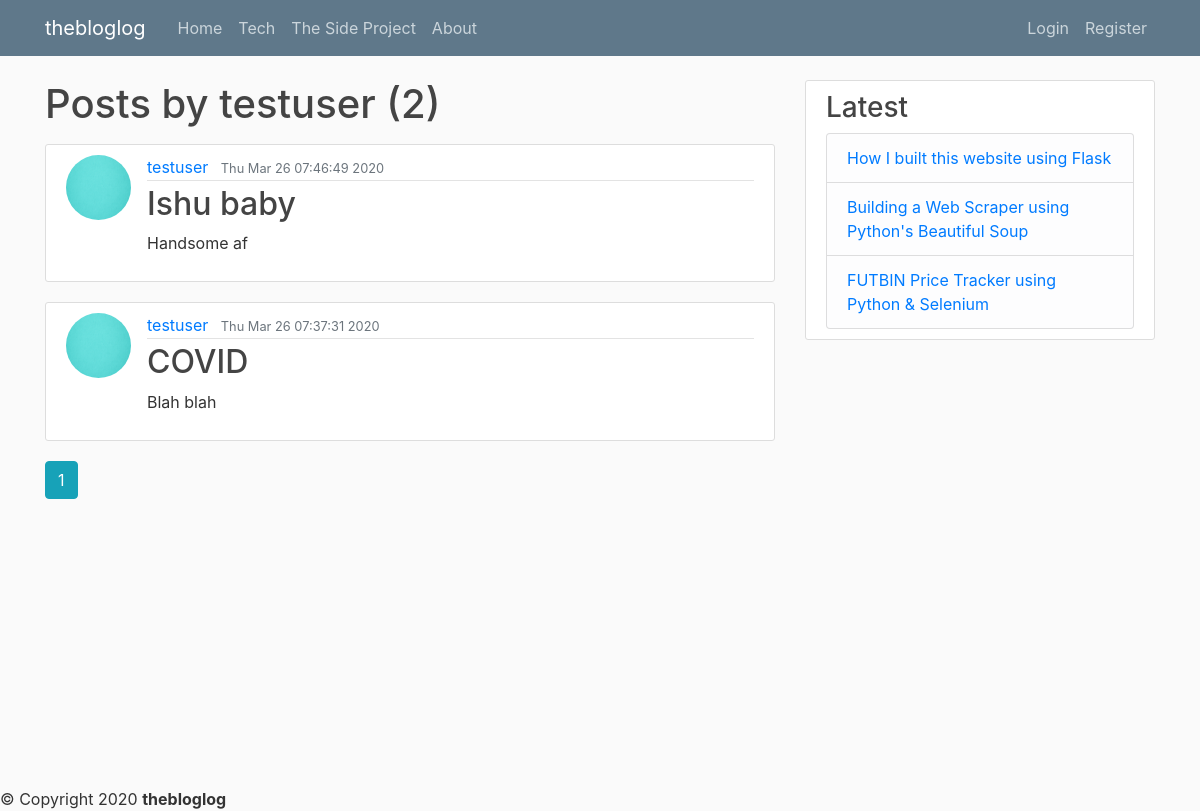
The page /user/testuser on the database as committed earlier.
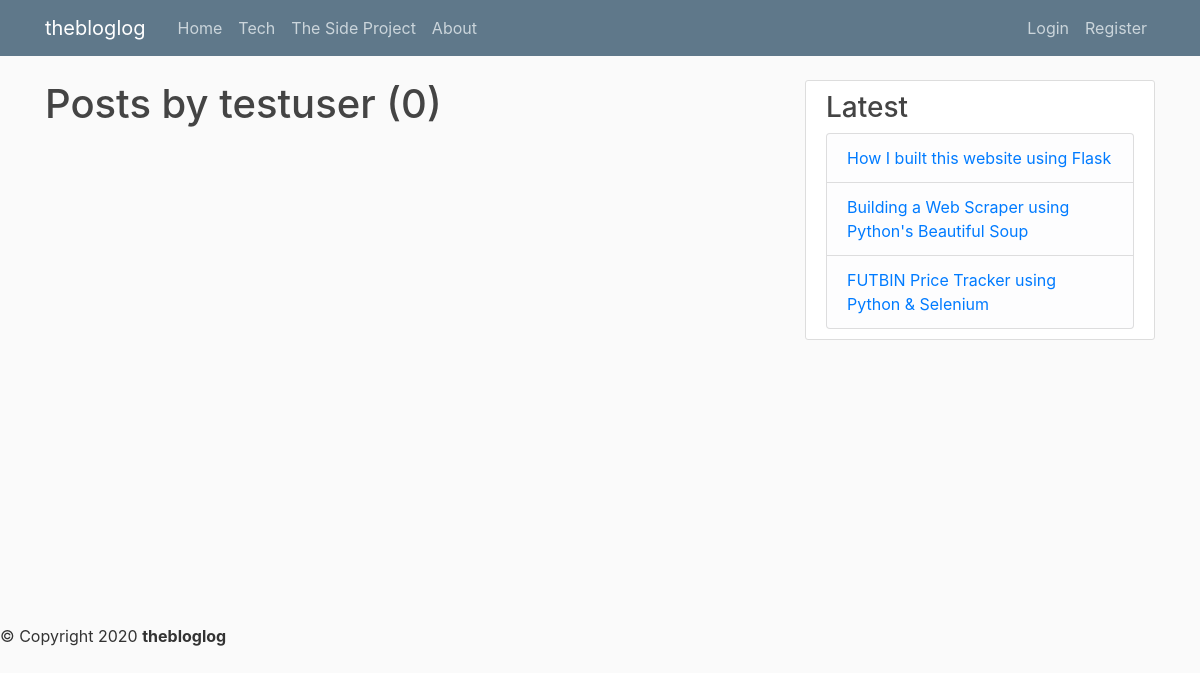
The same page on the database as committed later.
### flaskblog/models.py (models this page shows, shortened)
class Post(db.Model):
    id = db.Column(db.Integer, primary_key=True)
    title = db.Column(db.String(100), nullable=False)
    date_posted = db.Column(db.DateTime, nullable=False, default=datetime.utcnow)
    content = db.Column(db.Text, nullable=False)
    user_id = db.Column(db.Integer, db.ForeignKey('user.id'), nullable=False)

class User(db.Model, UserMixin):
    id = db.Column(db.Integer, primary_key=True)
    username = db.Column(db.String(20), unique=True, nullable=False)
    email = db.Column(db.String(120), unique=True, nullable=False)
    image_file = db.Column(db.String(60), nullable=False, default='default.jpg')
    password = db.Column(db.String(60), nullable=False)  # the password is going to be hashed which will
    posts = db.relationship('Post', backref='author', lazy=True)

### flaskblog/users/routes.py (the view)
@users.route('/user/<string:username>')
def user_posts(username):
    page = request.args.get('page', 1, type=int)  # default page set to 1
    user = User.query.filter_by(username=username).first_or_404()
    posts = Post.query.filter_by(author=user).order_by(Post.date_posted.desc()).paginate(page=page, per_page=5)
    return render_template('user_posts.html', posts=posts, user=user)

### flaskblog/templates/user_posts.html
{% extends "layout.html" %}
{% block content %}
    <h1 class="mb-3"> Posts by {{ user.username }} ({{ posts.total }})</h1>
    {% for post in posts.items %}
        <article class="media content-section">
            <img class="rounded-circle article-img" src="{{ url_for('static', filename='profile_pics/' + post.author.image_file) }}">
            <div class="media-body">
                <div class="article-metadata">
                    <a class="mr-2" href="{{ url_for('users.user_posts', username=post.author.username) }}">{{ post.author.username }}</a>
                    <small class="text-muted">{{ post.date_posted.strftime('%c') }}</small>
                </div>
                <h2><a class="article-title" href="{{ url_for('posts.post', post_id=post.id) }}"> {{ post.title }} </a></h2>
                <p class="article-content">{{ post.content }}</p>
            </div>
        </article>
    {% endfor %}
    {% for page_num in posts.iter_pages(left_edge=1, right_edge=1, left_current=1, right_current=2) %}
        {% if page_num %}
            {% if posts.page == page_num %}
                <a class="btn btn-info mb-4" href="{{ url_for('users.user_posts', username=user.username, page=page_num) }}">{{ page_num }}</a>
            {% else %}
                <a class="btn btn-outline-info mb-4" href="{{ url_for('users.user_posts', username=user.username, page=page_num) }}">{{ page_num }}</a>
            {% endif %}
        {% else %}
            ...
        {% endif %}
    {% endfor %}
{% endblock content %}

Rows that differ between the two databases and show on the page:
no longer on this page (row edited): Post: image_file (placeholder picture), author.username "testuser", date_posted "Thu Mar 26 07:46:49 2020", title "Ishu baby", content "Handsome af"
no longer on this page (row edited): Post: image_file (placeholder picture), author.username "testuser", date_posted "Thu Mar 26 07:37:31 2020", title "COVID", content "Blah blah"
Other text that changed with them:
{{ posts.total }}: "2" → "0"
list line gone: "1"
